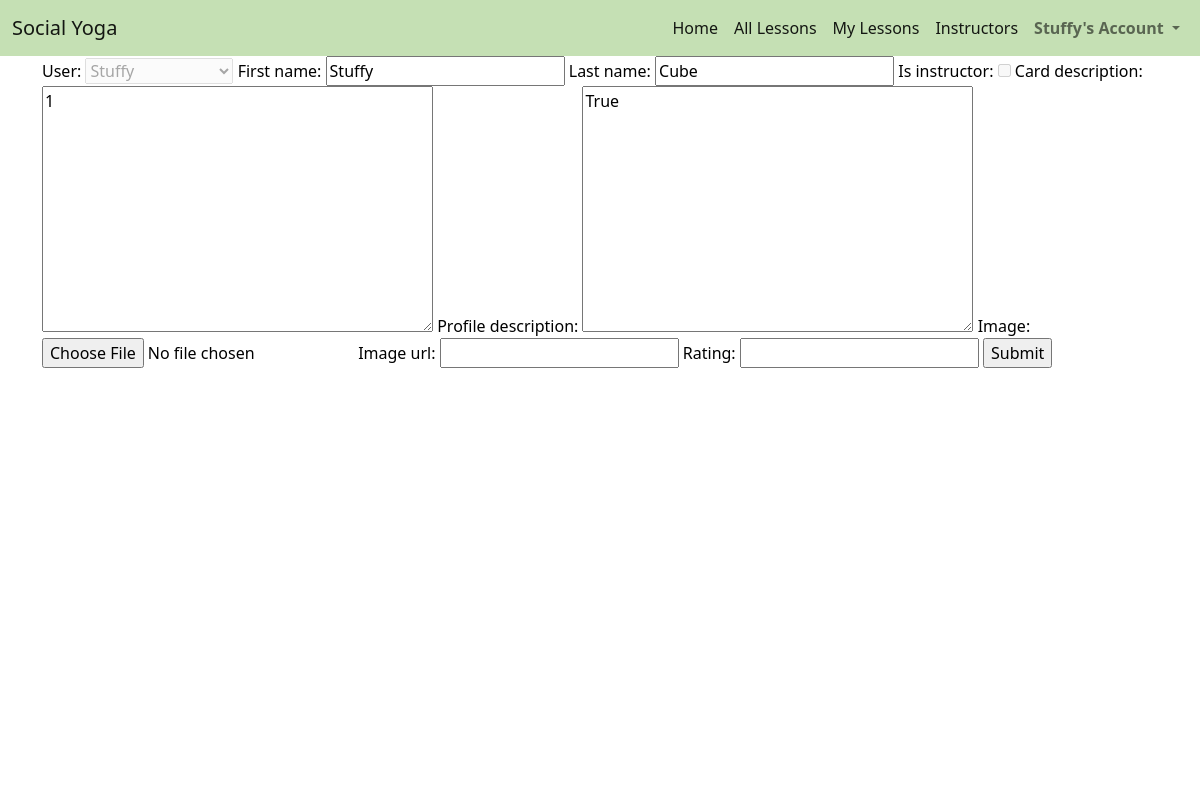
The page /profiles/ (signed in) on the database its author committed.
### profiles/models.py (models this page shows, shortened)
class UserProfile(models.Model):
    user = models.OneToOneField(User, on_delete=models.CASCADE)
    first_name = models.CharField(max_length=50, null=False, blank=False)
    last_name = models.CharField(max_length=50, null=False, blank=False)
    is_instructor = models.BooleanField(default=False)
    card_description = models.TextField(max_length=512)
    profile_description = models.TextField()
    image = models.ImageField(null=True, blank=True, upload_to='profile_images/')
    image_url = models.URLField(max_length=1024, null=True, blank=True)
    rating = models.DecimalField(max_digits=5, decimal_places=0, null=True, blank=True)

### profiles/views.py (the view)
# urls.py: path('', views.profile, name='profile'),
def profile(request):
    profile = get_object_or_404(UserProfile, user=request.user)
    if request.method == 'POST':
        form = ProfileForm(request.POST, request.FILES, instance=profile)
        if form.is_valid():
            form.save()
        return redirect('profile')
    else:
        form = ProfileForm(instance=profile)
        context = {
            'profile': profile,
            'form': form,
        }
        return render(request, 'profiles/profile.html', context)

### profiles/forms.py
class ProfileForm(forms.ModelForm):
    class Meta:
        model = UserProfile
        fields = '__all__'
    def __init__(self, *args, **kwargs):
        super(ProfileForm, self).__init__(*args, **kwargs)
        self.fields['user'].disabled = True
        self.fields['is_instructor'].disabled = True

### profiles/templates/profiles/profile.html (shortened to what this page needs)
{% extends "base.html" %}
{% load static %}
{% block content %}
    <div class="overlay"></div>
    <div class="container h-100">
        <div class="row h-100">
            <div class="col">
                <form method="POST" action="{% url 'profile' %}" class="form" enctype="multipart/form-data">
                    {{ form }}
                    <input type="submit" value="Submit">
                </form>
            </div>
        </div>
    </div>
{% endblock %}

### templates/base.html (shortened to what this page needs)
{% load static %}
<!doctype html>
<html lang="en">
  <head>
    {% block corecss %}
      <link href="https://cdn.jsdelivr.net/npm/bootstrap@5.0.0-beta1/dist/css/bootstrap.min.css" rel="stylesheet">
      <link rel="stylesheet" href="{% static 'css/base.css' %}" >
    {% endblock %}
</head>
<body>
    <nav class="navbar navbar-expand-lg navbar-light navbar-custom">
        <div class="container-fluid">
            <a class="navbar-brand" href="{% url 'home' %}">Social Yoga</a>
            <div class="collapse navbar-collapse" id="navbarSupportedContent">
            <ul class="navbar-nav ms-auto mb-2 mb-lg-0">
                <li class="nav-item">
                    <a class="nav-link active" aria-current="page" href="{% url 'home' %}">Home</a>
                </li>
                <li class="nav-item">
                    <a class="nav-link active" aria-current="page" href="{% url 'lessons' %}">All Lessons</a>
                </li>
                {% if user.is_authenticated %}
                <li class="nav-item">
                    <a class="nav-link active" aria-current="page" href="{% url 'my_lessons' %}">My Lessons</a>
                </li>
                <li class="nav-item">
                    <a class="nav-link active" aria-current="page" href="{% url 'instructors' %}">Instructors</a>
                </li>
                {% endif %}
                <li class="nav-item dropdown">
                <a class="nav-link dropdown-toggle" href="#" id="navbarDropdown" role="button" data-bs-toggle="dropdown" aria-expanded="false">
                    <strong>{% if user.is_authenticated %}{{ user|title }}'s{% else %}My{% endif %} Account</strong>
                </a>
                </li>
            </ul>
            </div>
        </div>
    </nav>
        {% block content %}
        {% endblock %}
</body>
</html>

### static/css/base.css (style rules this page uses)
.navbar-custom { background-color: #c5e0b4; }
body { background: url('/media/background-image.jpg') no-repeat center center fixed; background-size: cover; height: calc(100vh - 164px); color: black; }
.overlay { height: 100%; width: 100%; top: 0; left: 0; position: fixed; background: white; z-index: -1; }

### rows shown on the page
UserProfile: user "Stuffy", first_name "Stuffy", last_name "Cube", card_description "1", profile_description "True"

### other values the page prints
{{ user|title }} "Stuffy"
